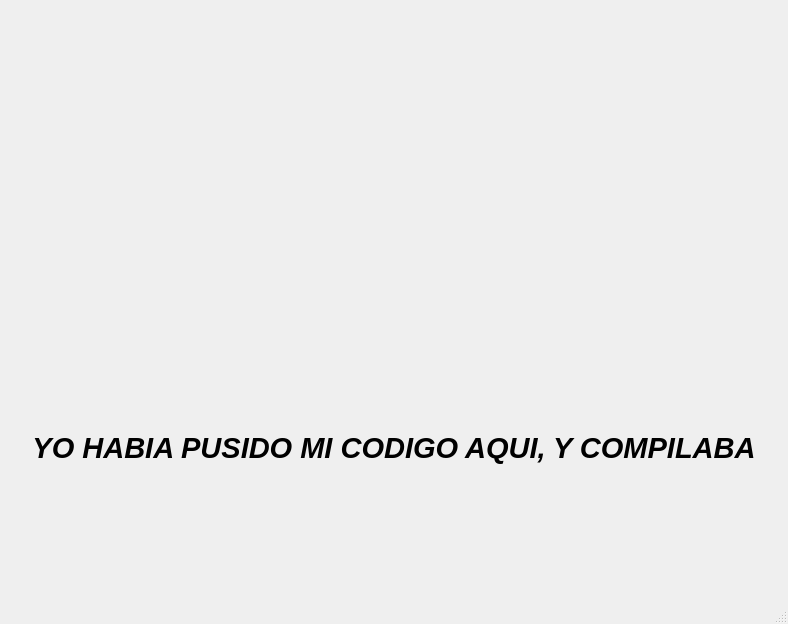
<?xml version="1.0" encoding="UTF-8"?>
<ui version="4.0">
 <class>MainWindow</class>
 <widget class="QMainWindow" name="MainWindow">
  <property name="geometry">
   <rect>
    <x>0</x>
    <y>0</y>
    <width>788</width>
    <height>624</height>
   </rect>
  </property>
  <property name="windowTitle">
   <string>Doctor</string>
  </property>
  <widget class="QWidget" name="centralwidget">
   <layout class="QGridLayout" name="gridLayout">
    <item row="0" column="1">
     <widget class="QLabel" name="label_2">
      <property name="styleSheet">
       <string notr="true"/>
      </property>
      <property name="text">
       <string>&lt;html&gt;&lt;head/&gt;&lt;body&gt;&lt;p align=&quot;center&quot;&gt;&lt;br/&gt;&lt;img src=&quot;:/images/pusido.png&quot;/&gt;&lt;/p&gt;&lt;/body&gt;&lt;/html&gt;</string>
      </property>
     </widget>
    </item>
    <item row="1" column="1">
     <widget class="QLabel" name="label">
      <property name="text">
       <string>&lt;html&gt;&lt;head/&gt;&lt;body&gt;&lt;p align=&quot;center&quot;&gt;&lt;span style=&quot; font-size:22pt; font-weight:600; font-style:italic;&quot;&gt;YO HABIA PUSIDO MI CODIGO AQUI, Y COMPILABA&lt;/span&gt;&lt;/p&gt;&lt;/body&gt;&lt;/html&gt;</string>
      </property>
     </widget>
    </item>
   </layout>
  </widget>
  <widget class="QMenuBar" name="menubar">
   <property name="geometry">
    <rect>
     <x>0</x>
     <y>0</y>
     <width>788</width>
     <height>22</height>
    </rect>
   </property>
  </widget>
  <widget class="QStatusBar" name="statusbar"/>
 </widget>
 <resources>
  <include location="../sources/Doctor.qrc"/>
 </resources>
 <connections/>
</ui>
